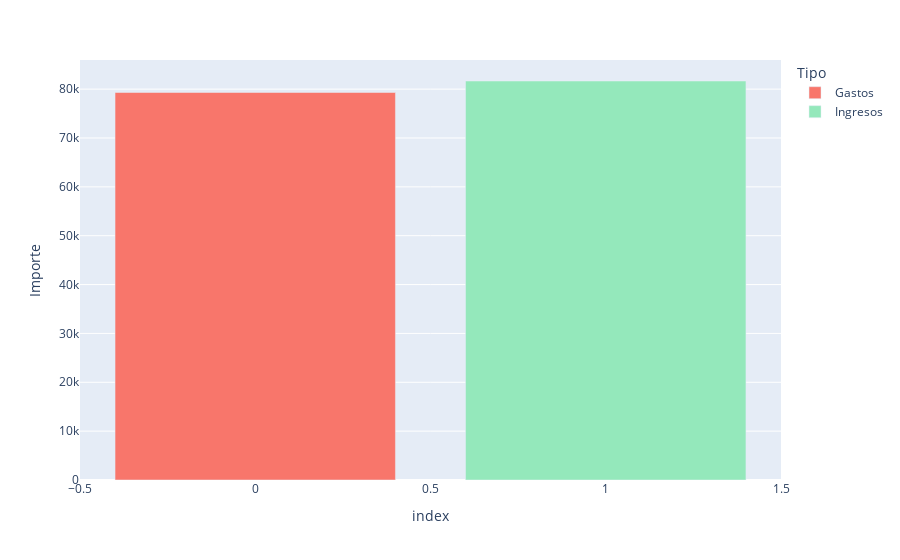

The notebook cell this image was saved under:
### Code cell
import plotly.express as px
fig = px.bar(df_total, color = "Tipo", y='Importe', color_discrete_map=color_discrete_map)
fig.show()

### Figure 1 — Plotly figure (JSON) as saved in the notebook; plotly's stock layout.template omitted (floating-point values rounded to 4 significant figures)
{"data": [{"alignmentgroup": "True", "hovertemplate": "Tipo=Gastos<br>index=%{x}<br>Importe=%{y}<extra></extra>", "legendgroup": "Gastos", "marker": {"color": "#F8766B", "pattern": {"shape": ""}}, "name": "Gastos", "offsetgroup": "Gastos", "orientation": "v", "showlegend": true, "textposition": "auto", "type": "bar", "x": [0], "xaxis": "x", "y": [79310.0], "yaxis": "y"}, {"alignmentgroup": "True", "hovertemplate": "Tipo=Ingresos<br>index=%{x}<br>Importe=%{y}<extra></extra>", "legendgroup": "Ingresos", "marker": {"color": "#94E8BB", "pattern": {"shape": ""}}, "name": "Ingresos", "offsetgroup": "Ingresos", "orientation": "v", "showlegend": true, "textposition": "auto", "type": "bar", "x": [1], "xaxis": "x", "y": [81670.0], "yaxis": "y"}], "layout": {"autosize": true, "barmode": "relative", "legend": {"title": {"text": "Tipo"}, "tracegroupgap": 0}, "margin": {"t": 60}, "xaxis": {"anchor": "y", "autorange": true, "domain": [0, 1], "range": [-0.5, 1.5], "title": {"text": "index"}, "type": "linear"}, "yaxis": {"anchor": "x", "autorange": true, "domain": [0, 1], "range": [0, 85960.0], "title": {"text": "Importe"}, "type": "linear"}}}
